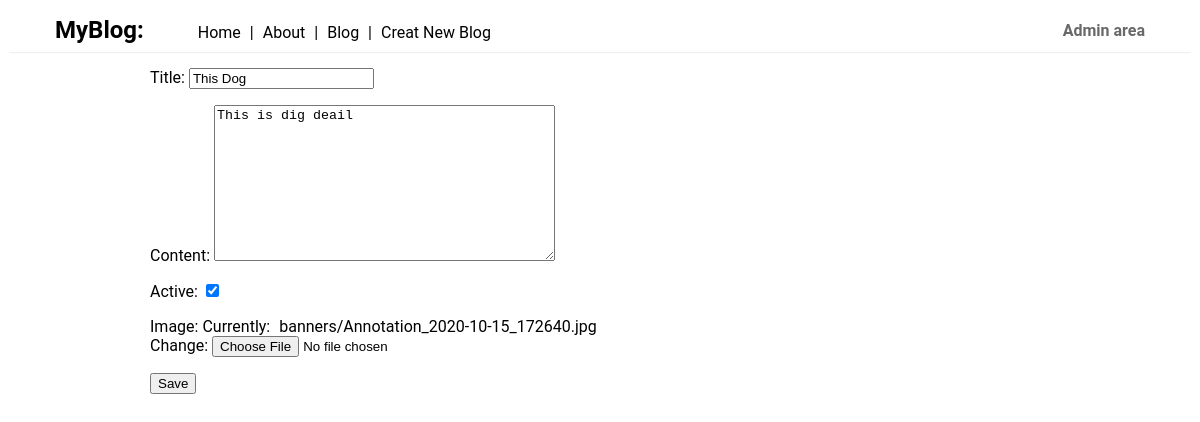
The page /blog/1/update/ on the database as committed earlier.
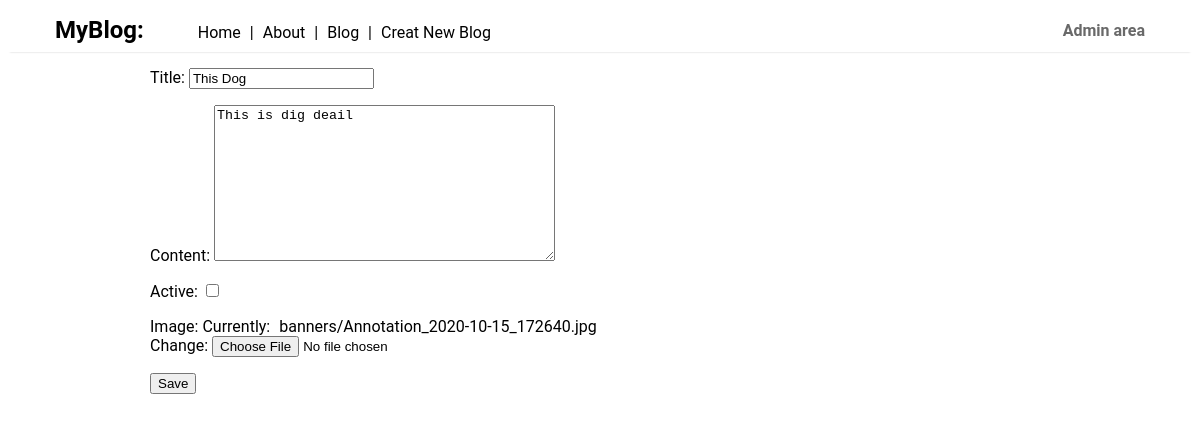
The same page on the database as committed later.
### blog/models.py (models this page shows, shortened)
class Article(models.Model):
    title = models.CharField(max_length=120)
    content = models.TextField()
    active = models.BooleanField(default=True)
    image = models.ImageField(upload_to='banners')

### blog/views.py (the view, shortened to what this page needs)
# urls.py: path('<int:id>/update/', ArticleUpdateView.as_view(), name='update'),
class ArticleUpdateView(UpdateView):
    template_name = 'blog/create.html'
    form_class = ArticleModelForm
    def get_object(self):
        id_ = self.kwargs.get("id")
        return get_object_or_404(Article, id=id_)

### blog/forms.py
class ArticleModelForm(forms.ModelForm):
    class Meta:
        model = Article
        fields = [
            'title',
            'content',
            'active',
            'image',
        ]

### blog/templates/blog/create.html
{% extends 'base.html' %}
{% block content %}
    <form action="." method="POST", enctype="multipart/form-data"> {% csrf_token %}
        {{ form.as_p }}
        <input type="submit" value="Save">
    </form>
{% endblock %}

Rows that differ between the two databases and show on the page:
changed Article "This Dog": active "☑" → "☐"
